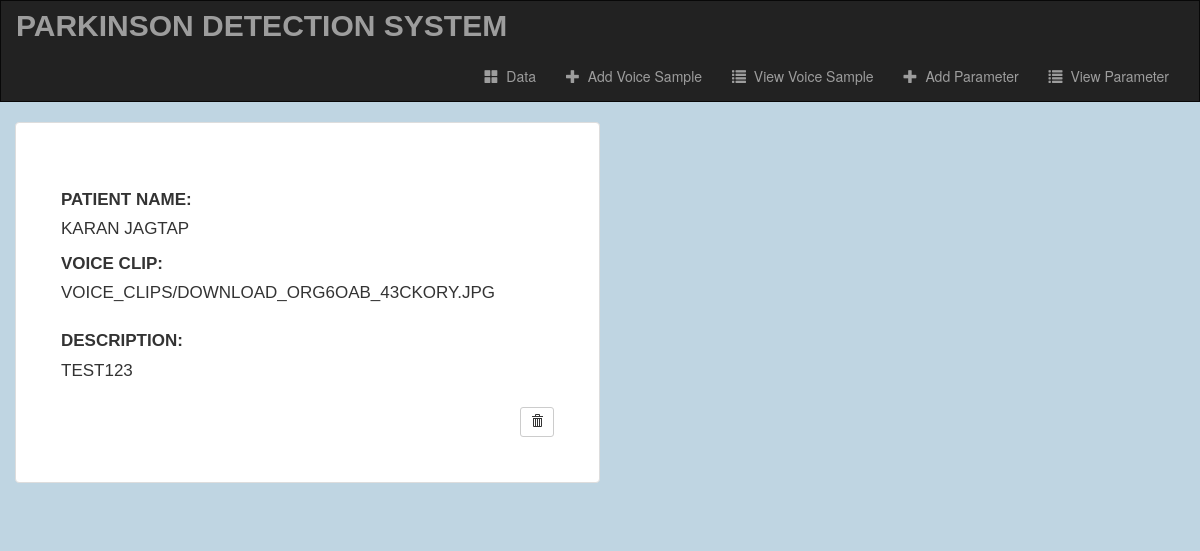
Page /data/symptom-detail/25/ on the committed database.
### data/models.py (models this page shows, shortened)
class SymptomModel(models.Model):
    symptom_name = models.CharField(max_length=100)
    description = models.TextField()
    patient = models.ForeignKey(PatientProfileModel, on_delete=models.CASCADE, null=True, blank=True)
    voice_clip = models.FileField(upload_to='voice_clips/', null=True, blank=True)

### account/models.py (models this page shows)
class PatientProfileModel(models.Model):
    name = models.CharField(max_length=100, error_messages={'required': 'Please Enter your name'}, default='')
    age = models.IntegerField(blank=True, default=0)
    gender = models.CharField(max_length=10, default='Male')
    smoker = models.CharField(max_length=10, default='No')
    height = models.CharField(max_length=20, default='0', help_text='5 ft. 6 in.')
    weight = models.IntegerField(error_messages={'required': 'Please Enter a numeric value'}, default=0, help_text='kg.')
    blood_pressure = models.IntegerField(error_messages={'required': 'Please Enter a numeric value'}, default=0)
    state = models.CharField(max_length=20, default='')
    city = models.CharField(max_length=20, default='')
    def __str__(self):
        return self.name

### data/views.py (the view)
# urls.py: path('symptom-detail/<int:symptom_id>/', views.symptom_detail, name="symptom-details"),
def symptom_detail(request, symptom_id):
    symptom_data = get_object_or_404(SymptomModel, pk=symptom_id)
    form = SymptomAddForm(instance=symptom_data)
    context = {
        'symptom_detail': symptom_data,
        'form': form
    }
    return render(request, 'data/symptom_detail.html', context)

### data/templates/data/symptom_detail.html (shortened to what this page needs)
{% extends 'data/base.html' %}
{% block body %}
<div class="container">
  <div class="row justify-content-md-center">
    <div class="thumbnail col-md-6">
      <label>Patient Name:</label>
      {{ symptom_detail.patient|linebreaks }}
      {% for field in form %}
          {% if field.name != 'patient'  %}
            {{ field.label_tag }}
            <br>
            {{ field.value }}
            <br>
            <br>
          {% endif %}
      {% endfor %}
      <div align="end">
        <form action="{% url 'data:symptom-delete' symptom_detail.id %}" method="post" style="display: inline;">
          <button type="submit" class="btn btn-default btn-sm">
            <span class="glyphicon glyphicon-trash"></span>
          </button>
        </form>
      </div>
    </div>
  </div>
  <br>
</div>
{% endblock %}

### data/static/data/style.css (style rules this page uses)
body { background-size: cover; background-repeat: no-repeat; background-color: #BFD5E2; }
.thumbnail { z-index: 10; padding: 4.5rem; font-family: 'Verdana', sans-serif; text-transform: uppercase; font-size: 17px; }

### rows in the picture
SymptomModel: patient "KARAN JAGTAP", value "VOICE_CLIPS/DOWNLOAD_ORG6OAB_43CKORY.JPG" "TEST123"

### other values in the picture
{{ field.label_tag }} "VOICE CLIP:" "DESCRIPTION:"
